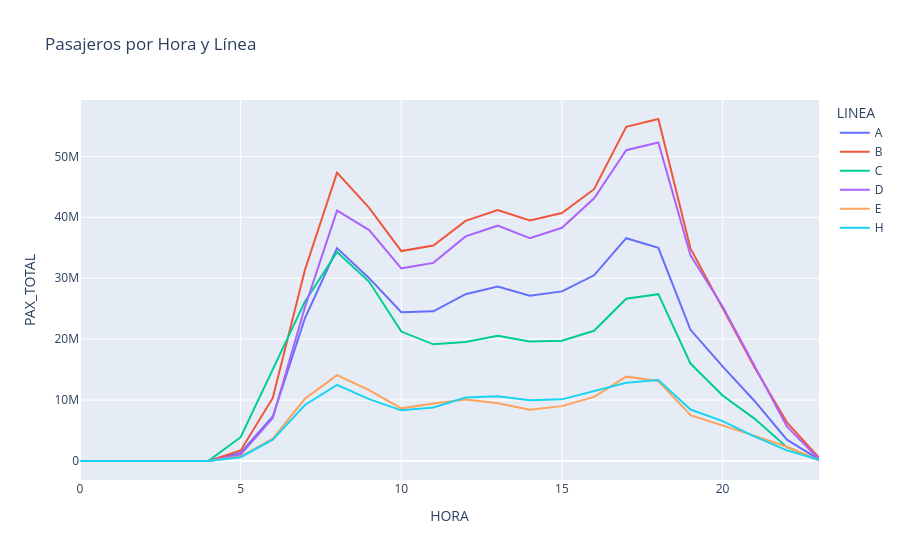

The cell this chart's notebook holds for it:
### Code cell
df_grpd_hora = df_pre.groupby(['HORA', 'LINEA'])['PAX_TOTAL'].sum().reset_index()
fig = px.line(df_grpd_hora, x='HORA', y='PAX_TOTAL', color='LINEA', category_orders={'NOMBRE_DIA': orden_dias}, title='Pasajeros por Hora y Línea')
fig.show()

### Figure 1 — Plotly figure (JSON) as saved in the notebook; plotly's stock layout.template omitted (floating-point values rounded to 4 significant figures)
{"data": [{"hovertemplate": "LINEA=A<br>HORA=%{x}<br>PAX_TOTAL=%{y}<extra></extra>", "legendgroup": "A", "line": {"color": "#636efa", "dash": "solid"}, "marker": {"symbol": "circle"}, "mode": "lines", "name": "A", "orientation": "v", "showlegend": true, "type": "scatter", "x": [0, 1, 2, 3, 4, 5, 6, 7, 8, 9, 10, 11, 12, 13, 14, 15, 16, 17, 18, 19, 20, 21, 22, 23], "xaxis": "x", "y": [696, 172, 165, 111, 8378, 1313947, 7314149, 23425638, 34937144, 30010868, 24427226, 24576761, 27369921, 28621081, 27124076, 27837631, 30479296, 36573365, 34973416, 21531349, 15526435, 9815036, 3507433, 247162], "yaxis": "y"}, {"hovertemplate": "LINEA=B<br>HORA=%{x}<br>PAX_TOTAL=%{y}<extra></extra>", "legendgroup": "B", "line": {"color": "#EF553B", "dash": "solid"}, "marker": {"symbol": "circle"}, "mode": "lines", "name": "B", "orientation": "v", "showlegend": true, "type": "scatter", "x": [0, 1, 2, 3, 4, 5, 6, 7, 8, 9, 10, 11, 12, 13, 14, 15, 16, 17, 18, 19, 20, 21, 22, 23], "xaxis": "x", "y": [625, 146, 137, 70, 10143, 1719963, 10342977, 31350216, 47320236, 41534311, 34455118, 35370023, 39406890, 41196656, 39469719, 40688428, 44608983, 54851412, 56131726, 34881710, 25117736, 15316188, 6345095, 515179], "yaxis": "y"}, {"hovertemplate": "LINEA=C<br>HORA=%{x}<br>PAX_TOTAL=%{y}<extra></extra>", "legendgroup": "C", "line": {"color": "#00cc96", "dash": "solid"}, "marker": {"symbol": "circle"}, "mode": "lines", "name": "C", "orientation": "v", "showlegend": true, "type": "scatter", "x": [0, 1, 2, 3, 4, 5, 6, 7, 8, 9, 10, 11, 12, 13, 14, 15, 16, 17, 18, 19, 20, 21, 22, 23], "xaxis": "x", "y": [1096, 64, 43, 35, 21379, 3905630, 14930771, 26153160, 34300363, 29408766, 21245287, 19144699, 19536913, 20543315, 19630036, 19739676, 21373762, 26621001, 27385479, 15989613, 10753856, 6915597, 2272883, 108754], "yaxis": "y"}, {"hovertemplate": "LINEA=D<br>HORA=%{x}<br>PAX_TOTAL=%{y}<extra></extra>", "legendgroup": "D", "line": {"color": "#ab63fa", "dash": "solid"}, "marker": {"symbol": "circle"}, "mode": "lines", "name": "D", "orientation": "v", "showlegend": true, "type": "scatter", "x": [0, 1, 2, 3, 4, 5, 6, 7, 8, 9, 10, 11, 12, 13, 14, 15, 16, 17, 18, 19, 20, 21, 22, 23], "xaxis": "x", "y": [828, 240, 139, 95, 8675, 1036327, 7055523, 25233426, 41097545, 37889958, 31617962, 32516679, 36870494, 38623220, 36585249, 38276676, 43122671, 51005031, 52275192, 33757624, 25347442, 15550580, 5690034, 283177], "yaxis": "y"}, {"hovertemplate": "LINEA=E<br>HORA=%{x}<br>PAX_TOTAL=%{y}<extra></extra>", "legendgroup": "E", "line": {"color": "#FFA15A", "dash": "solid"}, "marker": {"symbol": "circle"}, "mode": "lines", "name": "E", "orientation": "v", "showlegend": true, "type": "scatter", "x": [0, 1, 2, 3, 4, 5, 6, 7, 8, 9, 10, 11, 12, 13, 14, 15, 16, 17, 18, 19, 20, 21, 22, 23], "xaxis": "x", "y": [9257, 217, 194, 146, 8035, 727751, 3654802, 10210821, 14095964, 11627896, 8641047, 9452422, 10093702, 9476173, 8428401, 9005437, 10525701, 13846163, 13130424, 7520445, 5867857, 4131469, 2341384, 97427], "yaxis": "y"}, {"hovertemplate": "LINEA=H<br>HORA=%{x}<br>PAX_TOTAL=%{y}<extra></extra>", "legendgroup": "H", "line": {"color": "#19d3f3", "dash": "solid"}, "marker": {"symbol": "circle"}, "mode": "lines", "name": "H", "orientation": "v", "showlegend": true, "type": "scatter", "x": [0, 1, 2, 3, 4, 5, 6, 7, 8, 9, 10, 11, 12, 13, 14, 15, 16, 17, 18, 19, 20, 21, 22, 23], "xaxis": "x", "y": [3991, 18, 31, 23, 1826, 620591, 3515247, 9192854, 12482483, 10152305, 8317796, 8789664, 10410825, 10622253, 9962138, 10115591, 11427354, 12842056, 13306155, 8446035, 6555211, 4012434, 1743149, 217789], "yaxis": "y"}], "layout": {"legend": {"title": {"text": "LINEA"}, "tracegroupgap": 0}, "title": {"text": "Pasajeros por Hora y Línea"}, "xaxis": {"anchor": "y", "domain": [0, 1], "title": {"text": "HORA"}}, "yaxis": {"anchor": "x", "domain": [0, 1], "title": {"text": "PAX_TOTAL"}}}}
